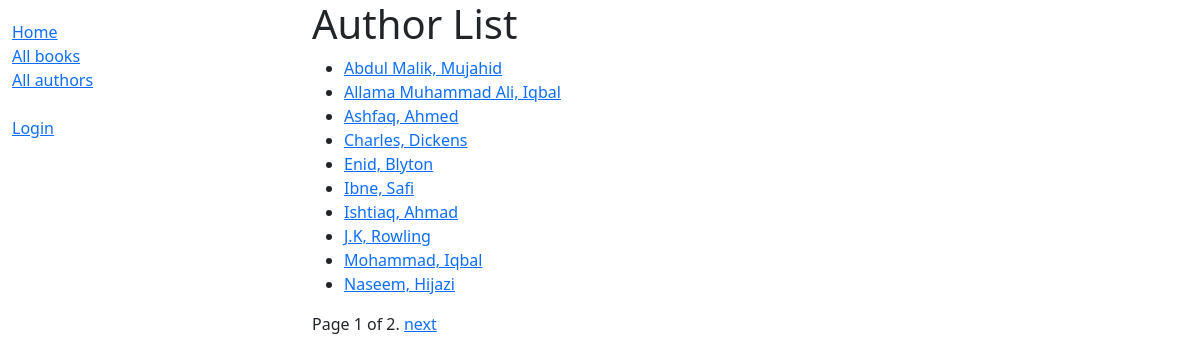
Screenshot of /catalog/authors/ with the database file from the repository.
### catalog/models.py (models this page shows)
class Author(models.Model):
    first_name = models.CharField(max_length=100)
    last_name = models.CharField(max_length=100)
    date_of_birth = models.DateField(null=True, blank=True)
    date_of_death = models.DateField('Died', null=True, blank=True)
    class Meta:
        ordering = [ 'first_name', 'last_name']
    def get_absolute_url(self):
        return reverse('author-detail', args=[str(self.id)])
    def __str__(self):
        return f'{self.first_name}, {self.last_name}'

### catalog/views.py (the view)
# urls.py: path('authors/', views.AuthorListView.as_view(), name='authors'),
class AuthorListView(generic.ListView):
    model = Author
    context_object_name = 'author_list'   # your own name for the list as a template variable
    queryset = Author.objects.all()
    template_name = 'author_list.html'  # Specify your own template name/location
    paginate_by = 10

### catalog/templates/author_list.html
{% extends "base_generic.html" %}
{% block content %}
	<h1>Author List</h1>
	{% if author_list %}
		<ul>
		{% for author in author_list %}
		<li>
			<a href="{{ author.get_absolute_url }}">{{author}}</a>
		</li>
		{% endfor %}
		</ul>
	{% else %}
		<p>There are no books in the library so we can not show authors' names.</p>
	{% endif %}
{% endblock %}

### rows the page displays
Author: first_name+last_name "Abdul Malik, Mujahid"
Author: first_name+last_name "Allama Muhammad Ali, Iqbal"
Author: first_name+last_name "Ashfaq, Ahmed"
Author: first_name+last_name "Charles, Dickens"
Author: first_name+last_name "Enid, Blyton"
Author: first_name+last_name "Ibne, Safi"
Author: first_name+last_name "Ishtiaq, Ahmad"
Author: first_name+last_name "J.K, Rowling"
Author: first_name+last_name "Mohammad, Iqbal"
Author: first_name+last_name "Naseem, Hijazi"

### other values shown
{{ page_obj.number }} "1"
{{ page_obj.paginator.num_pages }} "2"
